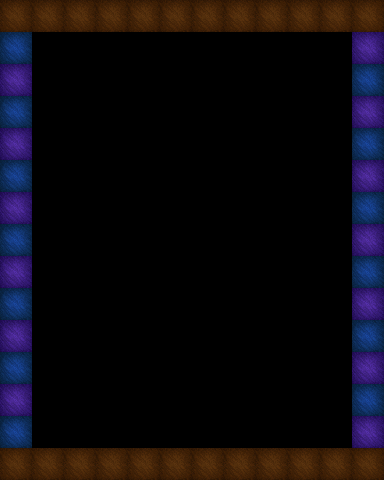

Below is a game level as drawn by its tile map, then a one-line description and the .tmx that defines it (tile-layer data replaced by summaries):
An orthogonal 12x15 tile map with 32x32 px tiles, 1 tile layer (Tile Layer 1) and 8 objects (rightDoor, leftDoor).

<map version="1.0" orientation="orthogonal" renderorder="right-down" width="12" height="15" tilewidth="32" tileheight="32" nextobjectid="18">
 <tileset firstgid="1" name="blocks" tilewidth="32" tileheight="32" tilecount="256" columns="16">
  <image source="../Tiles/blocks.png" width="512" height="512" />
 </tileset>
 <layer name="Tile Layer 1" width="12" height="15">
  <data>[180 cells, 50 non-empty, 3 distinct tile ids]</data>
 </layer>
 <objectgroup name="collision">
  <object id="1" x="352.25" y="415.75">
   <polyline points="0,0 -320.5,0.25" />
  </object>
  <object id="2" x="256.5" y="352">
   <polyline points="0,0 -32.5,-11 -65.5,-26 -97,-32 -129,-46 -162,-48.5 -193,-64.5 -225.5,-67" />
  </object>
  <object id="3" x="127.5" y="223.5">
   <polyline points="0,0 32,-10.5 62.5,-5 95.5,-11.5 128.5,-27.5 159.5,-32 166.5,-64 224,-67.5" />
  </object>
  <object id="4" x="255" y="96">
   <polyline points="0,0 -64,-2.5 -127.5,-3.5 -191.5,-1.5 -224.5,0" />
  </object>
  <object id="6" name="rightDoor" x="348" y="352.25" width="4.25" height="61.5">
   <properties>
    <property name="to" value="3" />
   </properties>
  </object>
  <object id="13" name="leftDoor" x="32.375" y="32.25" width="4.25" height="61.5">
   <properties>
    <property name="to" value="1" />
   </properties>
  </object>
  <object id="16" x="31" y="31.5">
   <polyline points="0,0 320.5,1.5 321.5,386" />
  </object>
  <object id="17" x="31.5" y="96">
   <polyline points="0,0 0,322" />
  </object>
 </objectgroup>
</map>
